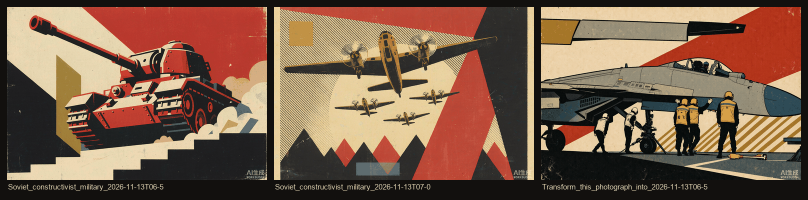
#> input picture assets/examples/contact-sheet.png, 1616 x 400 px (shown at 1/2 size)
$ python contact_sheet.py ../assets/examples/contact-sheet.png --output out.png
#> lines starting #> are read from the running program, lines starting #| are printed output that depends on the picture
#!/usr/bin/env python
"""把一批生成图拼成对照图，方便一次挑图。

用法:
    python contact_sheet.py <图片目录> -o out.png --cols 3
    python contact_sheet.py a.png b.png c.png -o out.png

依赖 Pillow；缺失时给出安装提示后退出，不影响其他流程。
"""
import argparse
import os
import sys

IMAGE_EXTS = (".png", ".jpg", ".jpeg", ".webp", ".bmp")

BG = (18, 16, 14)
PAD = 14
LABEL_H = 26


def load_pillow():
    try:
        from PIL import Image, ImageDraw, ImageFont
        return Image, ImageDraw, ImageFont
    except ImportError:
        print("缺少 Pillow，无法拼图。安装: pip install Pillow", file=sys.stderr)
        sys.exit(2)


def collect(paths):
    files = []
    for item in paths:
        if os.path.isdir(item):
            for name in sorted(os.listdir(item)):
                if name.lower().endswith(IMAGE_EXTS):
                    files.append(os.path.join(item, name))
        elif os.path.isfile(item):
            files.append(item)
        else:
            print("跳过不存在的路径: %s" % item, file=sys.stderr)
    return files


def main():
    parser = argparse.ArgumentParser(description="批量生成图拼成对照图")
    parser.add_argument("paths", nargs="+", help="图片目录或图片文件")
    parser.add_argument("-o", "--output", required=True, help="输出拼图路径")
    parser.add_argument("--cols", type=int, default=3, help="列数，默认 3")
    parser.add_argument("--thumb", type=int, default=520, help="缩略图宽度，默认 520")
    parser.add_argument("--labels", action="store_true", help="显示文件名")
    args = parser.parse_args()

    Image, ImageDraw, ImageFont = load_pillow()
    files = collect(args.paths)
    if not files:
        print("没有找到图片", file=sys.stderr)
        sys.exit(1)

    thumbs = []
    for path in files:
        try:
            im = Image.open(path).convert("RGB")
#> im is the input picture: PIL image 1616x400 RGB; mean R, G, B 123.5, 93.8, 74.3
        except Exception as exc:  # 跳过坏文件
            print("跳过无法读取的文件 %s (%s)" % (path, exc), file=sys.stderr)
            continue
        ratio = args.thumb / im.width
#> ratio = 0.322
        thumbs.append((path, im.resize((args.thumb, max(1, int(im.height * ratio))), Image.LANCZOS)))

    if not thumbs:
        print("没有可用图片", file=sys.stderr)
        sys.exit(1)

    cols = max(1, min(args.cols, len(thumbs)))
#> cols = 1
    rows = (len(thumbs) + cols - 1) // cols
#> rows = 1
    cell_h = max(t.height for _, t in thumbs) + (LABEL_H if args.labels else 0)
#> cell_h = 128
    sheet_w = cols * (args.thumb + PAD) + PAD
#> sheet_w = 548
    sheet_h = rows * (cell_h + PAD) + PAD
#> sheet_h = 156

    sheet = Image.new("RGB", (sheet_w, sheet_h), BG)
    draw = ImageDraw.Draw(sheet)
    font = None
    if args.labels:
        try:
            font = ImageFont.truetype("arial.ttf", 15)
        except Exception:
            font = ImageFont.load_default()

    for index, (path, thumb) in enumerate(thumbs):
        col = index % cols
        row = index // cols
        x = PAD + col * (args.thumb + PAD)
        y = PAD + row * (cell_h + PAD)
        sheet.paste(thumb, (x, y))
        if args.labels:
            name = os.path.basename(path)
            draw.text((x + 2, y + thumb.height + 5), name[:46], fill=(215, 205, 190), font=font)
#> this loop made 1 pass
#> (path, col, row, x, y) on pass 1: ('../assets/examples/contact-sheet.png', 0, 0, 14, 14)
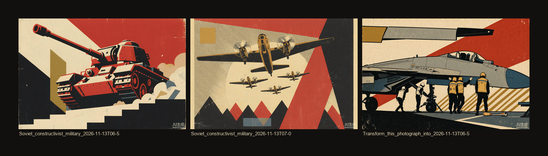
#> sheet: PIL image 548x156 RGB; mean R, G, B 100.2, 76.6, 61

    out_dir = os.path.dirname(os.path.abspath(args.output))
    if out_dir and not os.path.isdir(out_dir):
        os.makedirs(out_dir, exist_ok=True)
    sheet.save(args.output)
    print("已生成对照图: %s (%d 张, %dx%d)" % (args.output, len(thumbs), sheet_w, sheet_h))
#| 已生成对照图: out.png (1 张, 548x156)


if __name__ == "__main__":
    main()
